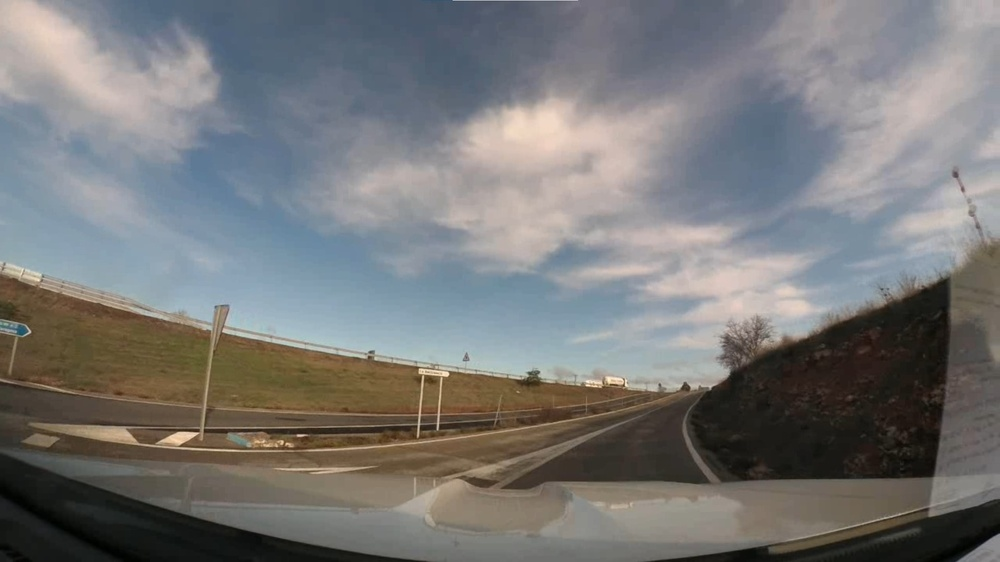
#> input picture original_lane_detection_5.jpg, 1000 x 562 px, shrunk from 1920 x 1080 before the run
$ python -i preprocessing.py   (imports and definitions only)
#> lines starting #> are read from the running program, lines starting #| are printed output that depends on the picture; after the words box and inside, x2 and y2 are one past the last pixel; in counts of white or black regions, pixels touching at a corner belong together
#> further down, picture is the input picture: shape (562, 1000, 3); mean B, G, R 119.3, 119.6, 119.5
import numpy as np

import cv2
from matplotlib import pyplot as plt
# [7 lines left out: function region_of_interest, not called in this run]

def mask_image(image):
    # image processing

    # display the original image converted to hsv
    hsv_image = cv2.cvtColor(image, cv2.COLOR_BGR2HSV)
#> hsv_image: shape (562, 1000, 3); mean H, S, V 65.2, 48.7, 130.5
    blurred = cv2.blur(hsv_image, (40, 40))
#> blurred: shape (562, 1000, 3); mean H, S, V 65.3, 48.7, 130.6
    # gamma correction
    lookUpTable = np.empty((1, 256), np.uint8)
    for i in range(256):
        lookUpTable[0, i] = np.clip(pow(i / 255.0, 0.8) * 255.0, 0, 255)
    hsv_image = cv2.LUT(blurred, lookUpTable)
#> hsv_image: shape (562, 1000, 3); mean H, S, V 82, 65.2, 146.9

    # define range of blue color in HSV
    lower_blue = np.array([0, 70, 0])
    upper_blue = np.array([50, 150, 255])
    # Threshold the HSV image to get only blue colors
    hsv_mask = cv2.inRange(hsv_image, lower_blue, upper_blue)
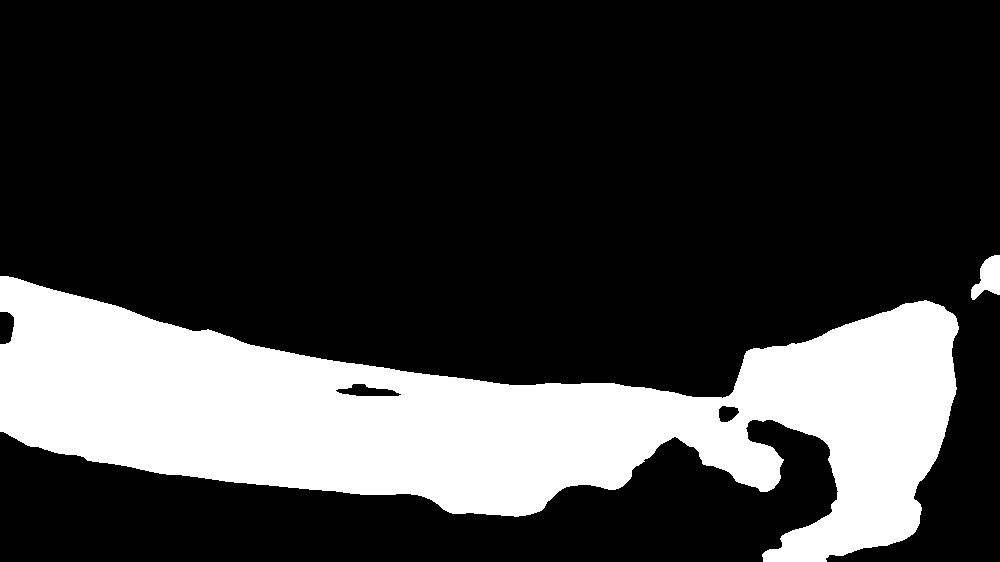
#> hsv_mask: shape (562, 1000); 23.2% white; 2 white regions, box (x1, y1, x2, y2) and area: (0, 276, 959, 562) 129584, (971, 255, 1000, 300) 794
    # Bitwise-AND mask and original image
    masked_image = cv2.bitwise_and(image, image, mask=hsv_mask)
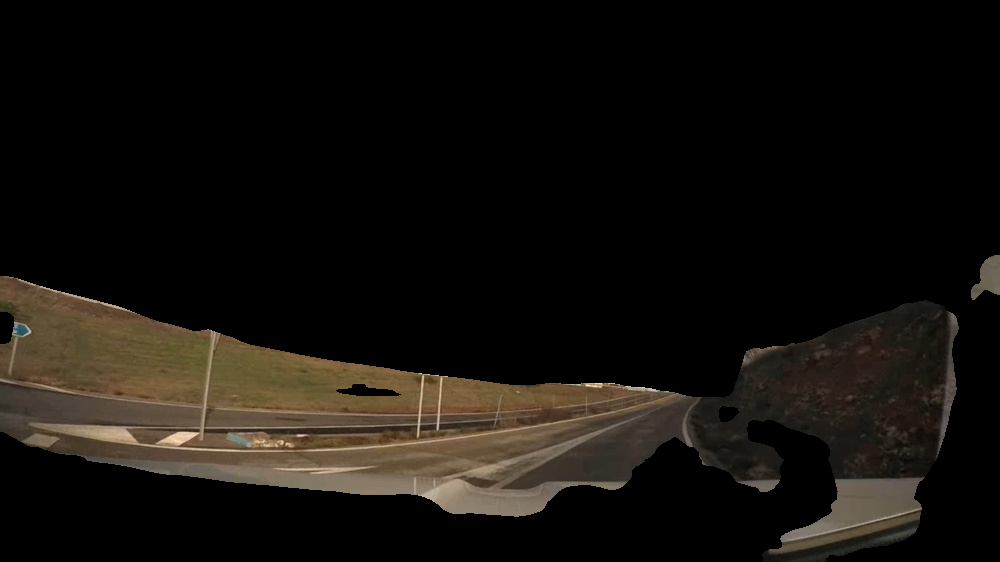
#> masked_image: shape (562, 1000, 3); mean B, G, R 12.8, 17, 20.2
    masked_image = cv2.cvtColor(masked_image, cv2.COLOR_BGR2RGB)
    return masked_image


# [82 lines left out: functions draw_lines, lane_detection, perspective_correction, not called in this run]

# [1 line not run here, left out]
# [1 line that did not run here, left out]
# [1 line not run here, left out]

>>> import cv2
>>> picture = cv2.imread('original_lane_detection_5.jpg')
>>> result = mask_image(picture)
